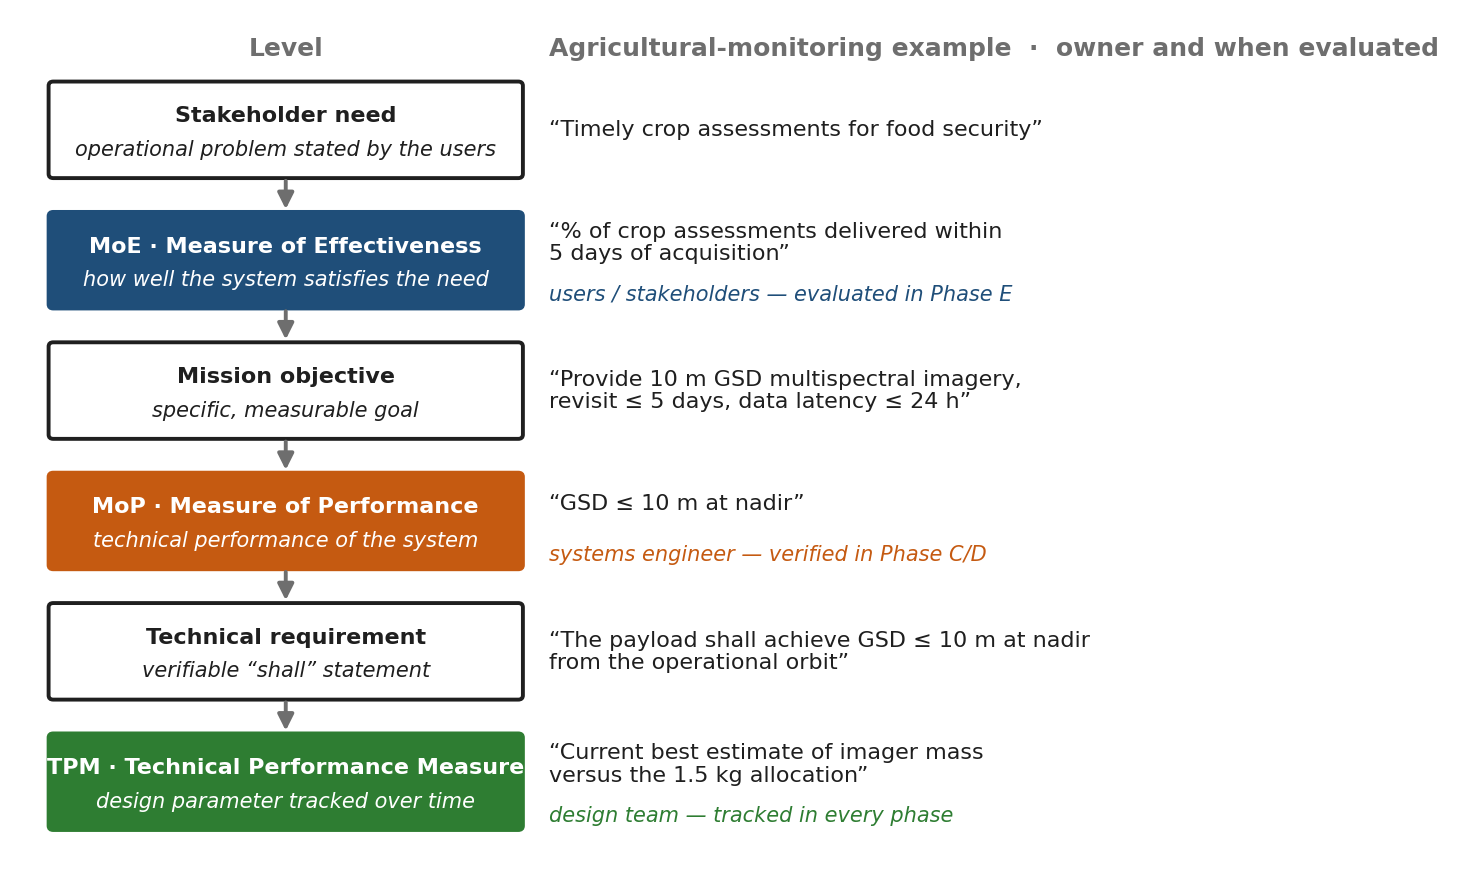

Write Python code to recreate this figure.
"""Need → MoE → objective → MoP → requirement → TPM chain (Ch 4 §4.3.3).

Vertical flow with the agricultural-monitoring examples of Table 4.3.3 beside
each level, and the owner / lifecycle phase at which each measure is evaluated.
"""
from pathlib import Path

import matplotlib.pyplot as plt
from matplotlib.patches import FancyBboxPatch, FancyArrowPatch
from oer_style import apply_style, COLORS, save

apply_style()

levels = [
    ("Stakeholder need", "operational problem stated by the users",
     "“Timely crop assessments for food security”",
     "", COLORS["ink"]),
    ("MoE · Measure of Effectiveness", "how well the system satisfies the need",
     "“% of crop assessments delivered within\n5 days of acquisition”",
     "users / stakeholders — evaluated in Phase E", COLORS["accent"]),
    ("Mission objective", "specific, measurable goal",
     "“Provide 10 m GSD multispectral imagery,\nrevisit ≤ 5 days, data latency ≤ 24 h”",
     "", COLORS["ink"]),
    ("MoP · Measure of Performance", "technical performance of the system",
     "“GSD ≤ 10 m at nadir”",
     "systems engineer — verified in Phase C/D", COLORS["accent_2"]),
    ("Technical requirement", "verifiable “shall” statement",
     "“The payload shall achieve GSD ≤ 10 m at nadir\nfrom the operational orbit”",
     "", COLORS["ink"]),
    ("TPM · Technical Performance Measure", "design parameter tracked over time",
     "“Current best estimate of imager mass\nversus the 1.5 kg allocation”",
     "design team — tracked in every phase", COLORS["accent_3"]),
]

fig, ax = plt.subplots(figsize=(7.5, 5.4))
ax.set_xlim(0, 15)
ax.set_ylim(0, 11.8)
ax.axis("off")

bw, bh, x0 = 6.0, 1.25, 0.3
pitch = 1.85
for i, (title, sub, example, owner, col) in enumerate(levels):
    y = 11.0 - bh - i * pitch
    filled = col != COLORS["ink"]
    ax.add_patch(FancyBboxPatch((x0, y), bw, bh, boxstyle="round,pad=0.06",
                                facecolor=col if filled else "white",
                                edgecolor=col, linewidth=1.4))
    tc = "white" if filled else COLORS["ink"]
    ax.text(x0 + bw / 2, y + bh * 0.66, title, ha="center", va="center",
            fontsize=8, fontweight="bold", color=tc)
    ax.text(x0 + bw / 2, y + bh * 0.28, sub, ha="center", va="center",
            fontsize=7.5, color=tc, style="italic")
    # example and owner on the right
    ax.text(x0 + bw + 0.4, y + bh * (0.70 if owner else 0.5), example, ha="left",
            va="center", fontsize=8, color=COLORS["ink"], linespacing=1.15)
    if owner:
        ax.text(x0 + bw + 0.4, y + bh * 0.12, owner, ha="left", va="center",
                fontsize=7.5, color=col, style="italic")
    if i < len(levels) - 1:
        ax.add_patch(FancyArrowPatch((x0 + bw / 2, y - 0.02), (x0 + bw / 2, y - pitch + bh + 0.02),
                                     arrowstyle="-|>", mutation_scale=12,
                                     color=COLORS["grey"], linewidth=1.4))
# column headings
ax.text(x0 + bw / 2, 11.7, "Level", ha="center", va="top", fontsize=9, fontweight="bold",
        color=COLORS["grey"])
ax.text(x0 + bw + 0.4, 11.7, "Agricultural-monitoring example  ·  owner and when evaluated",
        ha="left", va="top", fontsize=9, fontweight="bold", color=COLORS["grey"])
save(fig, Path(__file__).stem)
